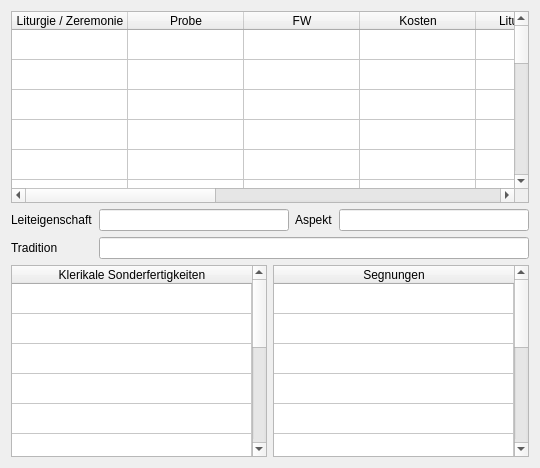
     <widget class="QWidget" name="tab_6">
      <attribute name="title">
       <string>Liturgien / Zeremonien</string>
      </attribute>
      <layout class="QVBoxLayout" name="verticalLayout_12">
       <item>
        <widget class="QTableWidget" name="tableWidget_liturgien">
         <property name="rowCount">
          <number>20</number>
         </property>
         <attribute name="horizontalHeaderDefaultSectionSize">
          <number>116</number>
         </attribute>
         <attribute name="horizontalHeaderStretchLastSection">
          <bool>true</bool>
         </attribute>
         <attribute name="verticalHeaderVisible">
          <bool>false</bool>
         </attribute>
         <row/>
         <row/>
         <row/>
         <row/>
         <row/>
         <row/>
         <row/>
         <row/>
         <row/>
         <row/>
         <row/>
         <row/>
         <row/>
         <row/>
         <row/>
         <row/>
         <row/>
         <row/>
         <row/>
         <row/>
         <column>
          <property name="text">
           <string>Liturgie / Zeremonie</string>
          </property>
         </column>
         <column>
          <property name="text">
           <string>Probe</string>
          </property>
         </column>
         <column>
          <property name="text">
           <string>FW</string>
          </property>
         </column>
         <column>
          <property name="text">
           <string>Kosten</string>
          </property>
         </column>
         <column>
          <property name="text">
           <string>Liturgiedauer</string>
          </property>
         </column>
         <column>
          <property name="text">
           <string>Reichweite</string>
          </property>
         </column>
         <column>
          <property name="text">
           <string>Wirk.-Dauer</string>
          </property>
         </column>
         <column>
          <property name="text">
           <string>Aspekt</string>
          </property>
         </column>
         <column>
          <property name="text">
           <string>SF.</string>
          </property>
         </column>
         <column>
          <property name="text">
           <string>Wirkung</string>
          </property>
         </column>
        </widget>
       </item>
       <item>
        <layout class="QFormLayout" name="formLayout_9">
         <item row="0" column="0">
          <widget class="QLabel" name="label_34">
           <property name="text">
            <string>Leiteigenschaft</string>
           </property>
          </widget>
         </item>
         <item row="1" column="0">
          <widget class="QLabel" name="label_40">
           <property name="text">
            <string>Tradition</string>
           </property>
          </widget>
         </item>
         <item row="0" column="1">
          <layout class="QHBoxLayout" name="horizontalLayout_19">
           <item>
            <widget class="QLineEdit" name="lineEdit_leiteigenschaft_klerikal"/>
           </item>
           <item>
            <widget class="QLabel" name="label_41">
             <property name="text">
              <string>Aspekt</string>
             </property>
            </widget>
           </item>
           <item>
            <widget class="QLineEdit" name="lineEdit_aspekt"/>
           </item>
          </layout>
         </item>
         <item row="1" column="1">
          <widget class="QLineEdit" name="lineEdit_tradition_klerikal"/>
         </item>
        </layout>
       </item>
       <item>
        <layout class="QHBoxLayout" name="horizontalLayout_20">
         <item>
          <widget class="QTableWidget" name="tableWidget_klerikale_sonderfertigkeiten">
           <property name="rowCount">
            <number>12</number>
           </property>
           <attribute name="horizontalHeaderStretchLastSection">
            <bool>true</bool>
           </attribute>
           <attribute name="verticalHeaderVisible">
            <bool>false</bool>
           </attribute>
           <row/>
           <row/>
           <row/>
           <row/>
           <row/>
           <row/>
           <row/>
           <row/>
           <row/>
           <row/>
           <row/>
           <row/>
           <column>
            <property name="text">
             <string>Klerikale Sonderfertigkeiten</string>
            </property>
           </column>
          </widget>
         </item>
         <item>
          <widget class="QTableWidget" name="tableWidget_segnungen">
           <property name="rowCount">
            <number>12</number>
           </property>
           <attribute name="horizontalHeaderStretchLastSection">
            <bool>true</bool>
           </attribute>
           <attribute name="verticalHeaderVisible">
            <bool>false</bool>
           </attribute>
           <row/>
           <row/>
           <row/>
           <row/>
           <row/>
           <row/>
           <row/>
           <row/>
           <row/>
           <row/>
           <row/>
           <row/>
           <column>
            <property name="text">
             <string>Segnungen</string>
            </property>
           </column>
          </widget>
         </item>
        </layout>
       </item>
      </layout>
     </widget>
